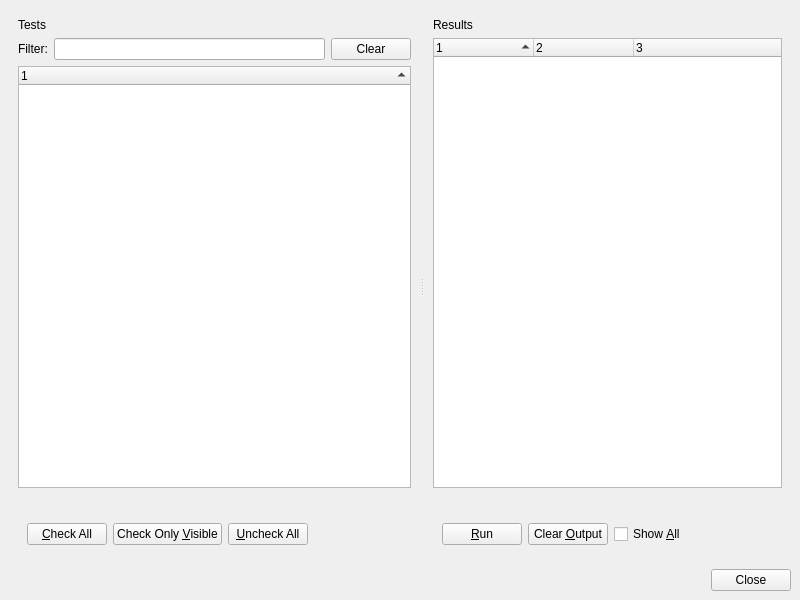
<?xml version="1.0" encoding="UTF-8"?>
<ui version="4.0">
 <class>TestWindow</class>
 <widget class="QWidget" name="TestWindow">
  <property name="geometry">
   <rect>
    <x>0</x>
    <y>0</y>
    <width>800</width>
    <height>600</height>
   </rect>
  </property>
  <property name="windowTitle">
   <string>Tests</string>
  </property>
  <property name="locale">
   <locale language="English" country="UnitedStates"/>
  </property>
  <layout class="QGridLayout" name="gridLayout_2">
   <item row="0" column="0">
    <layout class="QGridLayout" name="test_window_contents">
     <item row="0" column="0">
      <widget class="QSplitter" name="splitter">
       <property name="orientation">
        <enum>Qt::Horizontal</enum>
       </property>
       <widget class="QWidget" name="tests_contents">
        <layout class="QVBoxLayout" name="layout_tests_contents">
         <item>
          <widget class="QLabel" name="label_tests">
           <property name="text">
            <string>Tests</string>
           </property>
          </widget>
         </item>
         <item>
          <layout class="QHBoxLayout" name="layout_filter">
           <property name="topMargin">
            <number>0</number>
           </property>
           <item>
            <widget class="QLabel" name="label_filter">
             <property name="text">
              <string>Filter:</string>
             </property>
            </widget>
           </item>
           <item>
            <widget class="QLineEdit" name="lineedit_filter"/>
           </item>
           <item>
            <widget class="QPushButton" name="pushbutton_clear_filter">
             <property name="text">
              <string>Clear</string>
             </property>
            </widget>
           </item>
          </layout>
         </item>
         <item>
          <widget class="QTreeWidget" name="treewidget_tests">
           <property name="sortingEnabled">
            <bool>true</bool>
           </property>
           <property name="allColumnsShowFocus">
            <bool>true</bool>
           </property>
           <attribute name="headerVisible">
            <bool>true</bool>
           </attribute>
           <column>
            <property name="text">
             <string notr="true">1</string>
            </property>
           </column>
          </widget>
         </item>
         <item>
          <widget class="QLabel" name="label_checked_tests">
           <property name="text">
            <string/>
           </property>
           <property name="textFormat">
            <enum>Qt::RichText</enum>
           </property>
          </widget>
         </item>
         <item>
          <widget class="QFrame" name="frame_tests">
           <property name="enabled">
            <bool>true</bool>
           </property>
           <property name="sizePolicy">
            <sizepolicy hsizetype="Expanding" vsizetype="Preferred">
             <horstretch>0</horstretch>
             <verstretch>0</verstretch>
            </sizepolicy>
           </property>
           <property name="styleSheet">
            <string>QFrame
{
	border: 0px;
}
</string>
           </property>
           <layout class="QHBoxLayout" name="horizontalLayout_4">
            <item>
             <widget class="QPushButton" name="pushbutton_check_all">
              <property name="sizePolicy">
               <sizepolicy hsizetype="Fixed" vsizetype="Fixed">
                <horstretch>0</horstretch>
                <verstretch>0</verstretch>
               </sizepolicy>
              </property>
              <property name="text">
               <string>&amp;Check All</string>
              </property>
             </widget>
            </item>
            <item>
             <widget class="QPushButton" name="pushbutton_check_only_visible">
              <property name="text">
               <string>Check Only &amp;Visible</string>
              </property>
             </widget>
            </item>
            <item>
             <widget class="QPushButton" name="pushbutton_uncheck_all">
              <property name="sizePolicy">
               <sizepolicy hsizetype="Fixed" vsizetype="Fixed">
                <horstretch>0</horstretch>
                <verstretch>0</verstretch>
               </sizepolicy>
              </property>
              <property name="text">
               <string>&amp;Uncheck All</string>
              </property>
             </widget>
            </item>
            <item>
             <spacer name="horizontalspacer_tests">
              <property name="orientation">
               <enum>Qt::Horizontal</enum>
              </property>
              <property name="sizeHint" stdset="0">
               <size>
                <width>40</width>
                <height>20</height>
               </size>
              </property>
             </spacer>
            </item>
           </layout>
          </widget>
         </item>
        </layout>
       </widget>
       <widget class="QWidget" name="output_contents">
        <layout class="QVBoxLayout" name="layout_output_contents">
         <item>
          <widget class="QLabel" name="label_results">
           <property name="text">
            <string>Results</string>
           </property>
          </widget>
         </item>
         <item>
          <widget class="QTreeWidget" name="treewidget_output">
           <property name="sortingEnabled">
            <bool>true</bool>
           </property>
           <property name="allColumnsShowFocus">
            <bool>true</bool>
           </property>
           <property name="columnCount">
            <number>3</number>
           </property>
           <attribute name="headerDefaultSectionSize">
            <number>100</number>
           </attribute>
           <attribute name="headerHighlightSections">
            <bool>false</bool>
           </attribute>
           <attribute name="headerShowSortIndicator" stdset="0">
            <bool>true</bool>
           </attribute>
           <column>
            <property name="text">
             <string notr="true">1</string>
            </property>
           </column>
           <column>
            <property name="text">
             <string notr="true">2</string>
            </property>
           </column>
           <column>
            <property name="text">
             <string notr="true">3</string>
            </property>
           </column>
          </widget>
         </item>
         <item>
          <widget class="QLabel" name="label_tests_results">
           <property name="text">
            <string/>
           </property>
           <property name="textFormat">
            <enum>Qt::RichText</enum>
           </property>
          </widget>
         </item>
         <item>
          <widget class="QFrame" name="frame_output">
           <property name="sizePolicy">
            <sizepolicy hsizetype="Expanding" vsizetype="Preferred">
             <horstretch>0</horstretch>
             <verstretch>0</verstretch>
            </sizepolicy>
           </property>
           <property name="styleSheet">
            <string>QFrame
{
	border: 0px;
}
</string>
           </property>
           <layout class="QHBoxLayout" name="horizontalLayout_3">
            <item>
             <widget class="QPushButton" name="pushbutton_run">
              <property name="sizePolicy">
               <sizepolicy hsizetype="Fixed" vsizetype="Fixed">
                <horstretch>0</horstretch>
                <verstretch>0</verstretch>
               </sizepolicy>
              </property>
              <property name="text">
               <string>&amp;Run</string>
              </property>
             </widget>
            </item>
            <item>
             <widget class="QPushButton" name="pushbutton_clear">
              <property name="sizePolicy">
               <sizepolicy hsizetype="Fixed" vsizetype="Fixed">
                <horstretch>0</horstretch>
                <verstretch>0</verstretch>
               </sizepolicy>
              </property>
              <property name="text">
               <string>Clear &amp;Output</string>
              </property>
             </widget>
            </item>
            <item>
             <widget class="QCheckBox" name="checkbox_show_all">
              <property name="text">
               <string>Show &amp;All</string>
              </property>
             </widget>
            </item>
            <item>
             <spacer name="horizontalspacer_output">
              <property name="orientation">
               <enum>Qt::Horizontal</enum>
              </property>
              <property name="sizeHint" stdset="0">
               <size>
                <width>40</width>
                <height>20</height>
               </size>
              </property>
             </spacer>
            </item>
           </layout>
          </widget>
         </item>
        </layout>
       </widget>
      </widget>
     </item>
     <item row="4" column="0">
      <widget class="QDialogButtonBox" name="buttonbox">
       <property name="orientation">
        <enum>Qt::Horizontal</enum>
       </property>
       <property name="standardButtons">
        <set>QDialogButtonBox::Close</set>
       </property>
      </widget>
     </item>
    </layout>
   </item>
  </layout>
 </widget>
 <layoutdefault spacing="6" margin="9"/>
 <resources/>
 <connections/>
</ui>
